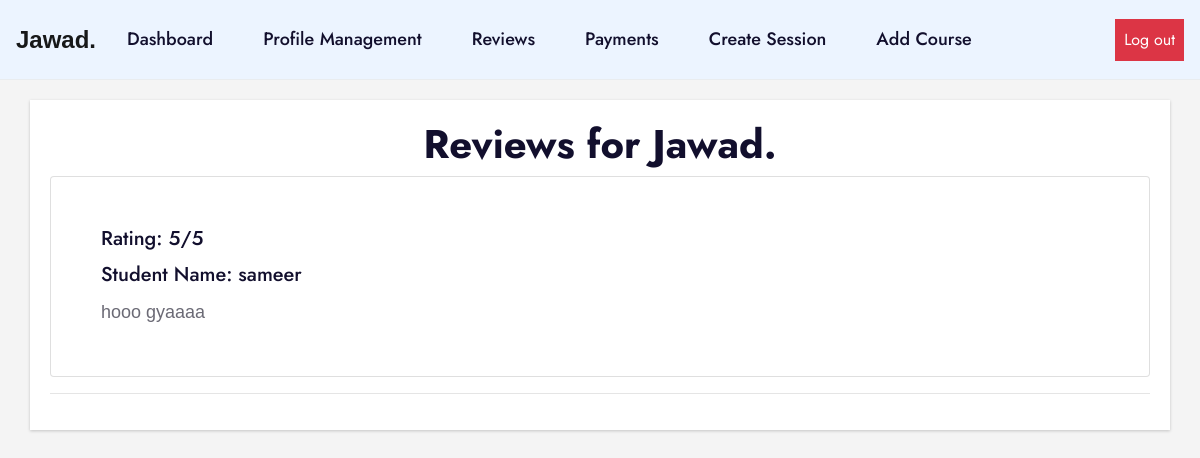
Screenshot of /tutor/reviews.php (signed in) with the database file from the repository.
### tables this page shows
CREATE TABLE `tutor_reviews` (
  `id` int(255) NOT NULL,
  `feedback_tutor_id` int(255) NOT NULL,
  `student_id` int(11) NOT NULL,
  `rating` int(11) NOT NULL,
  `comment` text DEFAULT NULL,
  `created_at` timestamp NOT NULL DEFAULT current_timestamp(),
  `student_name` varchar(255) NOT NULL,
  `tutor_name` varchar(255) NOT NULL
);

### tutor/reviews.php (the view, shortened to what this page needs)
<?php
include('../dbcon.php');
$tutor_id = $_SESSION['id'];
$sql = "SELECT rating,comment,student_name FROM tutor_reviews WHERE feedback_tutor_id=$tutor_id";
$result = mysqli_query($con, $sql);
$reviews = mysqli_fetch_all($result, MYSQLI_ASSOC);
?>
<!DOCTYPE html>
<html>
<head>
	<link rel="stylesheet" href="https://maxcdn.bootstrapcdn.com/bootstrap/4.5.2/css/bootstrap.min.css">
   <?php
   include('./t_head.php');
   ?>
</head>
<body>
  <?php include('./t_header.php');?>
	<div class="container">
		<h1>Reviews for <?php echo $_SESSION['user_name']; ?></h1>
		<?php
		foreach ($reviews as $review): ?>
		  	<div class="card mb-3">
		  		<div class="card-body">
			  		<h5 class="card-title">Rating: <?php echo $review['rating']; ?>/5</h5>
					  <h5 class="card-title">Student Name: <?php echo $review['student_name']; ?></h5>
			  		<p class="card-text"><?php echo $review['comment']; ?></p>
		  		</div>
			</div>
			<hr>
		<?php endforeach; ?>
	</div>
</body>
</html>

### css/t_dash_style.css (style rules this page uses)
body { background-color: #f4f4f4; font-family: Arial, sans-serif; font-size: 16px; }
.container { background-color: #fff; padding: 20px; margin-top: 20px; box-shadow: 0px 1px 3px rgba(0, 0, 0, 0.2); animation: fadeIn 0.5s ease-in-out; }
.card { margin-bottom: 20px; padding: 20px; animation: slideIn 0.5s ease-in-out; }
.card-body { margin: 10px; }

### tutor/reviews.php (style rules this page uses)
.container { margin-top: 50px; }
h1 { text-align: center; margin-bottom: 30px; }
p { font-size: 18px; line-height: 1.5; }
hr { margin: 20px 0; }

### rows the page displays
tutor_reviews: rating "5", student_name "sameer", comment "hooo gyaaaa"

### other values shown
$_SESSION["user_name"] "Jawad."
$_SESSION['user_name'] "Jawad."
